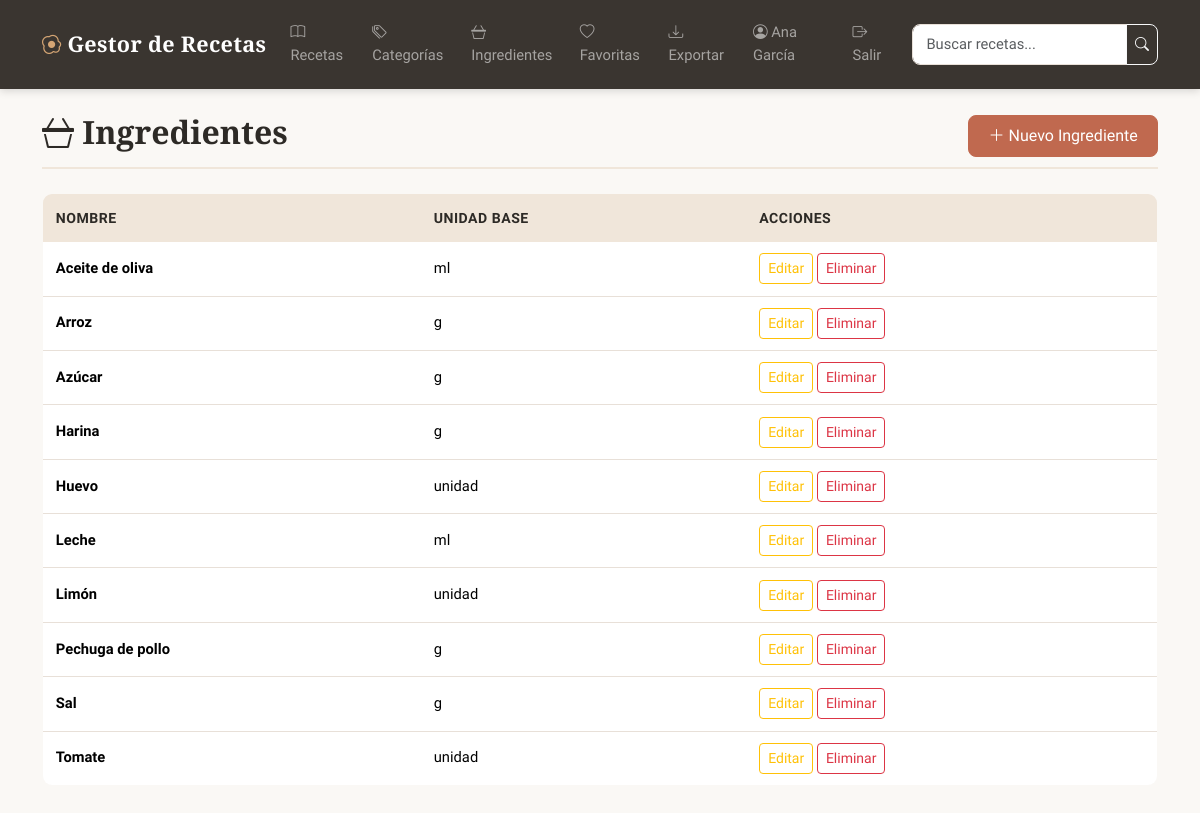
Page /ingredientes/ (signed in) on the committed database.
### proyecto/models.py (models this page shows, shortened)
class Ingrediente(models.Model):
    id_ingrediente = models.AutoField(primary_key=True)
    nombre = models.CharField(max_length=100, unique=True)
    unidad_base = models.CharField(max_length=50)
    objects = models.Manager()
    df = DataFrameManager()
    class Meta:
        db_table = "ingredientes"
        ordering = ["nombre"]

### proyecto/views.py (the view)
# urls.py: path('ingredientes/', views.IngredienteListView.as_view(), name='ingrediente_lista'),
class IngredienteListView(ListView):
    model = Ingrediente
    template_name = "proyecto/ingrediente_lista.html"
    context_object_name = "ingredientes"

### proyecto/templates/proyecto/ingrediente_lista.html (shortened to what this page needs)
{% extends "proyecto/base.html" %}
{% block contenido %}
<div class="seccion-titulo">
    <h1><i class="bi bi-basket3"></i> Ingredientes</h1>
    <a href="{% url 'ingrediente_crear' %}" class="btn btn-primario">
        <i class="bi bi-plus-lg"></i> Nuevo Ingrediente
    </a>
</div>
{% if ingredientes %}
<div class="table-responsive">
    <table class="table tabla-crud">
        <thead>
            <tr>
                <th>Nombre</th>
                <th>Unidad base</th>
                <th>Acciones</th>
            </tr>
        </thead>
        <tbody>
            {% for ingrediente in ingredientes %}
            <tr>
                <td><strong>{{ ingrediente.nombre }}</strong></td>
                <td>{{ ingrediente.unidad_base }}</td>
                <td>
                    <a href="{% url 'ingrediente_editar' ingrediente.pk %}" class="btn btn-sm btn-outline-warning">Editar</a>
                    <a href="{% url 'ingrediente_eliminar' ingrediente.pk %}" class="btn btn-sm btn-outline-danger">Eliminar</a>
                </td>
            </tr>
            {% endfor %}
        </tbody>
    </table>
</div>
{% else %}
<div class="empty-state">
    <i class="bi bi-basket3"></i>
    <p>No hay ingredientes registrados.</p>
</div>
{% endif %}
{% endblock %}

### proyecto/static/proyecto/css/estilos.css (style rules this page uses)
:root { --color-fondo: #faf8f5; --color-texto: #2d2a26; --color-texto-claro: #6b6560; --color-primario: #c0694f; --color-primario-hover: #a85a42; --color-acento: #d4a574; --color-acento-suave: #f0e6da; --color-borde: #e8e0d8; --color-tarjeta: #ffffff; --color-exito: #5a8a5e; --color-peligro: #b55454; --color-info: #5a7a8a; --color-nav: #3a3530; --sombra-suave: 0 2px 12px rgba(45, 42, 38, 0.06); --sombra-media: 0 4px 20px rgba(45, 42, 38, 0.1); --radio: 10px; }
* { box-sizing: border-box; }
body { font-family: 'Source Sans 3', -apple-system, BlinkMacSystemFont, sans-serif; background-color: var(--color-fondo); color: var(--color-texto); min-height: 100vh; display: flex; flex-direction: column; font-weight: 400; line-height: 1.6; }
h1, h2, h3, h4, h5 { font-family: 'Playfair Display', Georgia, serif; font-weight: 600; color: var(--color-texto); }
h1 { font-size: 2rem; margin-bottom: 0.5rem; }
.btn-primario { background-color: var(--color-primario); border-color: var(--color-primario); color: white; border-radius: 8px; font-weight: 500; padding: 0.5rem 1.2rem; transition: all 0.2s; }
.seccion-titulo { display: flex; justify-content: space-between; align-items: center; margin-bottom: 1.5rem; padding-bottom: 0.5rem; border-bottom: 2px solid var(--color-acento-suave); }
.tabla-crud { border-radius: var(--radio); overflow: hidden; border: 1px solid var(--color-borde); }
.tabla-crud thead th { background: var(--color-acento-suave); font-weight: 600; font-size: 0.88rem; text-transform: uppercase; letter-spacing: 0.5px; color: var(--color-texto); border: none; padding: 0.8rem; }
.tabla-crud tbody td { padding: 0.7rem 0.8rem; vertical-align: middle; font-size: 0.92rem; }

### rows in the picture
Ingrediente: nombre "Aceite de oliva", unidad_base "ml"
Ingrediente: nombre "Arroz", unidad_base "g"
Ingrediente: nombre "Azúcar", unidad_base "g"
Ingrediente: nombre "Harina", unidad_base "g"
Ingrediente: nombre "Huevo", unidad_base "unidad"
Ingrediente: nombre "Leche", unidad_base "ml"
Ingrediente: nombre "Limón", unidad_base "unidad"
Ingrediente: nombre "Pechuga de pollo", unidad_base "g"
Ingrediente: nombre "Sal", unidad_base "g"
Ingrediente: nombre "Tomate", unidad_base "unidad"

### other values in the picture
{{ request.session.usuario_nombre }} "Ana García"
